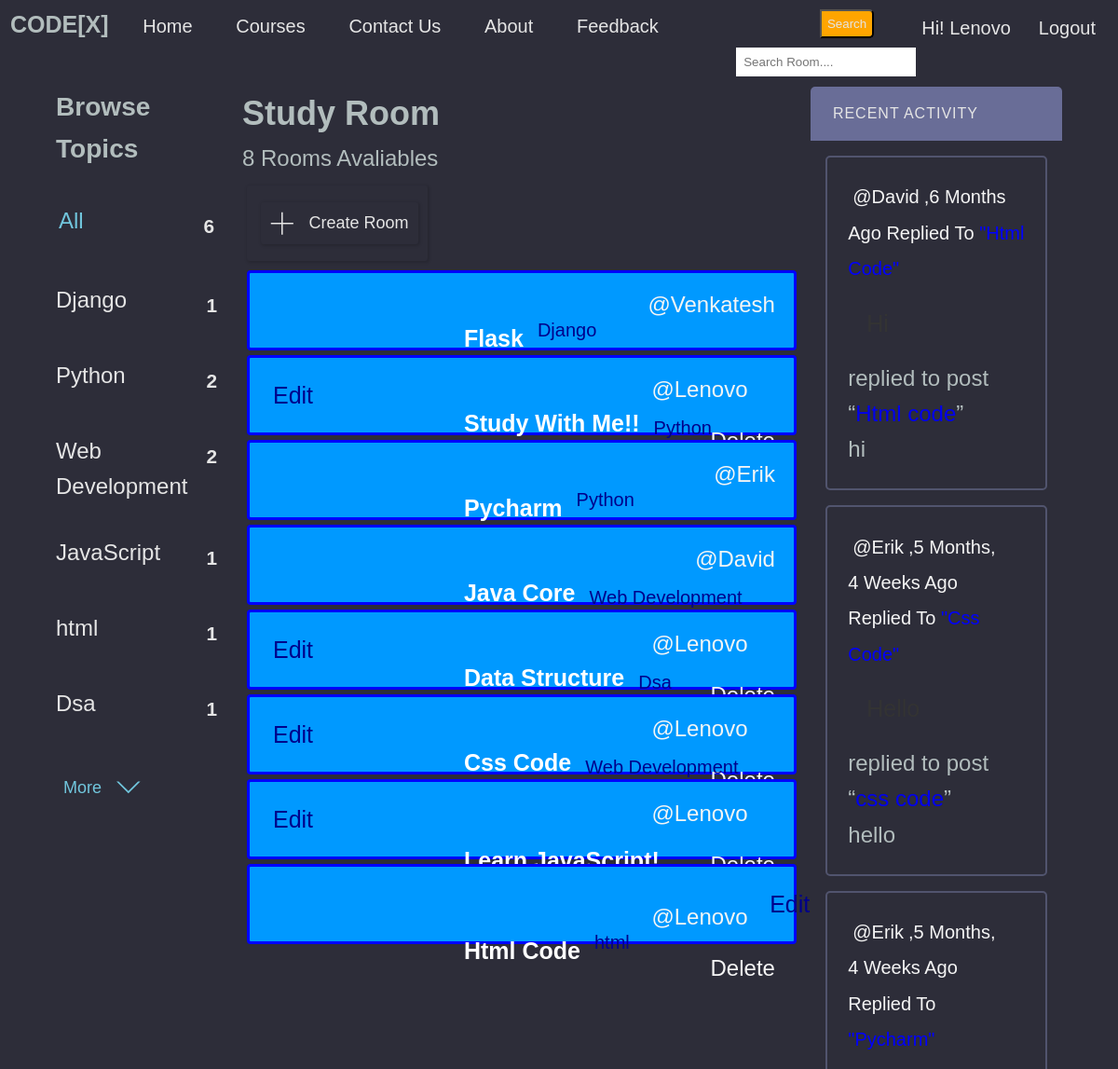
Before: / (signed in, upper part) with the older database file.
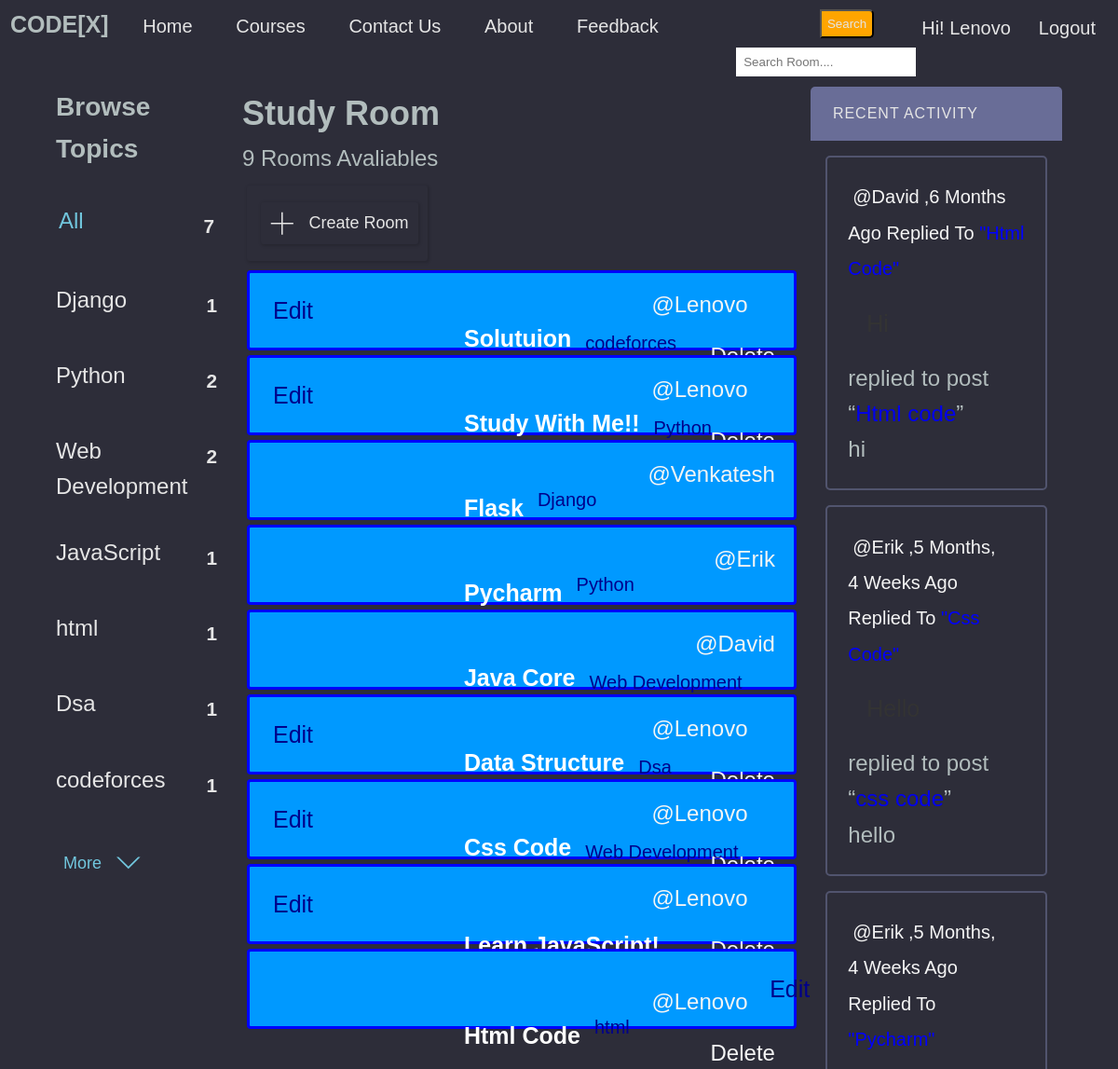
After: the same page with the newer database file.
### base/models.py (models this page shows, shortened)
class Topic(models.Model):
    name = models.CharField(max_length=200)

class Room(models.Model):
    host =  models.ForeignKey(User, on_delete=models.SET_NULL,null=True)
    topic = models.ForeignKey(Topic, on_delete=models.SET_NULL,null=True)
    name =  models.CharField(max_length= 200)
    description = models.TextField(null= True, blank= True)
    participants= models.ManyToManyField(User, related_name='participants', blank=True)
    updated= models.DateTimeField(auto_now= True)
    created= models.DateTimeField(auto_now_add=True)
    class Meta:
        ordering = ['-updated','-created']
    def __str__(self):
        return self.name

class Message(models.Model):
    user= models.ForeignKey(User, on_delete=models.CASCADE)
    room = models.ForeignKey(Room, on_delete=models.CASCADE)
    body = models.TextField()
    updated= models.DateTimeField(auto_now= True)
    created = models.DateTimeField(auto_now_add=True)
    def __str__(self):
        return self.body[0:50]

### base/views.py (the view)
# urls.py: path('',views.home, name="home"),
def home(request):
    q = request.GET.get('q') if request.GET.get('q') != None else ''
    rooms = Room.objects.filter(
        Q(topic__name__icontains=q) |
        Q(name__icontains=q) |
        Q(description__icontains=q))
    room_count= rooms.count()
    topics = Topic.objects.all()
    room_message = Message.objects.filter(Q(room__topic__name__icontains=q))
    context = {'rooms': rooms ,'topics': topics,'room_count': room_count,'room_message': room_message}
    return render(request, 'base/home.html',context )

### base/templates/base/home.html (shortened to what this page needs)
{% extends 'main.html' %}
{% block content %}
<div class="layout layout--3">
    <div class="home-container">
        <div>
            {% include 'base/topics_component.html' %}
        </div>
        <div class="roomlist">
            <h2>Study Room</h2>
            <p>{{room_count}} Rooms Avaliables</p>
            <div class="btn">
                <a class="btn btn--main" href="{% url 'create-room' %}">
                    <svg version="1.1" xmlns="http://www.w3.org/2000/svg" width="32" height="32" viewBox="0 0 32 32">
                    <title>add</title>
                    <path
                      d="M16.943 0.943h-1.885v14.115h-14.115v1.885h14.115v14.115h1.885v-14.115h14.115v-1.885h-14.115v-14.115z">
                    </path>
                </svg>Create Room</a>
            </div>
            <div>
                {% include 'base/feed_component.html' %}
            </div>
        </div>
        <div>
            {% include 'base/activity_component.html' %}
        </div>
    </div>
</div>
{% endblock content %}

### base/templates/base/topics_component.html (shortened to what this page needs)
<div class="topics-container">
    <div class="topics__header">
        <h3> Browse Topics </h3>
    </div>
    <ul class="topics__list">
        <li>
            <a href="{% url 'home' %}" class="active">All<span>{{topics.count}}</span></a>
        </li>
        {% for topic in topics %}
            <li>
                <a href="{% url 'home' %}?q={{topic.name}}">{{topic.name}}<span>{{topic.room_set.all.count}}</span></a>
            </li>
        {% endfor %}
    </ul>
    <a class="btn btn--link" href="{% url 'course' %}">More
        <svg version="1.1" xmlns="http://www.w3.org/2000/svg" width="32" height="32" viewBox="0 0 32 32">
            <title>chevron-down</title>
            <path d="M16 21l-13-13h-3l16 16 16-16h-3l-13 13z"></path>
        </svg>
    </a>
</div>

### base/templates/base/feed_component.html (shortened to what this page needs)
<div>
    {% for room in rooms %}
    <div class="feed-component">
        {% if request.user == room.host %}
        <a class="feed-update" href = "{% url 'update-room' room.id %}">Edit</a>
        <a class="delete-feed" href = "{% url 'delete-room' room.id%}">Delete</a>
        {% endif %}
        <a class="room-host" href="{% url 'user-profile' room.host.id %}">@{{room.host.username}}</a>
        <h5><a class="feed-room" href= "{% url 'room' room.id %}">{{room.name}}</a></h5>
        <small class="feed-topic-name" >{{room.topic.name}} </small>
    </div>
    {% endfor %}
</div>

### base/templates/base/activity_component.html (shortened to what this page needs)
<div class="activities">
    <div class="activities__header">
        <h2> Recent Activity </h2>
    </div>
    {% for message in room_message %}
        <div class="activities__box">
            <div>
                <small class="m_e_s"><a class="message-user" href="{% url 'user-profile' message.user.id %}">@{{ message.user }}</a>,{{message.created|timesince}} ago replied to </small>
                <small class="mess-room">"{{message.room}}"</small>
                <p class="user-message">{{message}}</p>
            </div>
            <div class="activities__boxContent">
                <p>replied to post “<a href="{% url 'room' message.room.id %}">{{message.room}}</a>”</p>
                <div class="activities__boxRoomContent">{{message.body}}</div>
            </div>
        </div>
    {% endfor %}
</div>

Changed rows visible on the page:
added Topic: name "codeforces", room_set.all.count "1"
added Room: shows "Edit", host.username "Lenovo", name "Solutuion", topic.name "codeforces"
changed Room "Study With Me!!": moves up the list
Other visible differences:
{{ topics.count }}: "6" → "7"
{{ room_count }}: "8" → "9"
